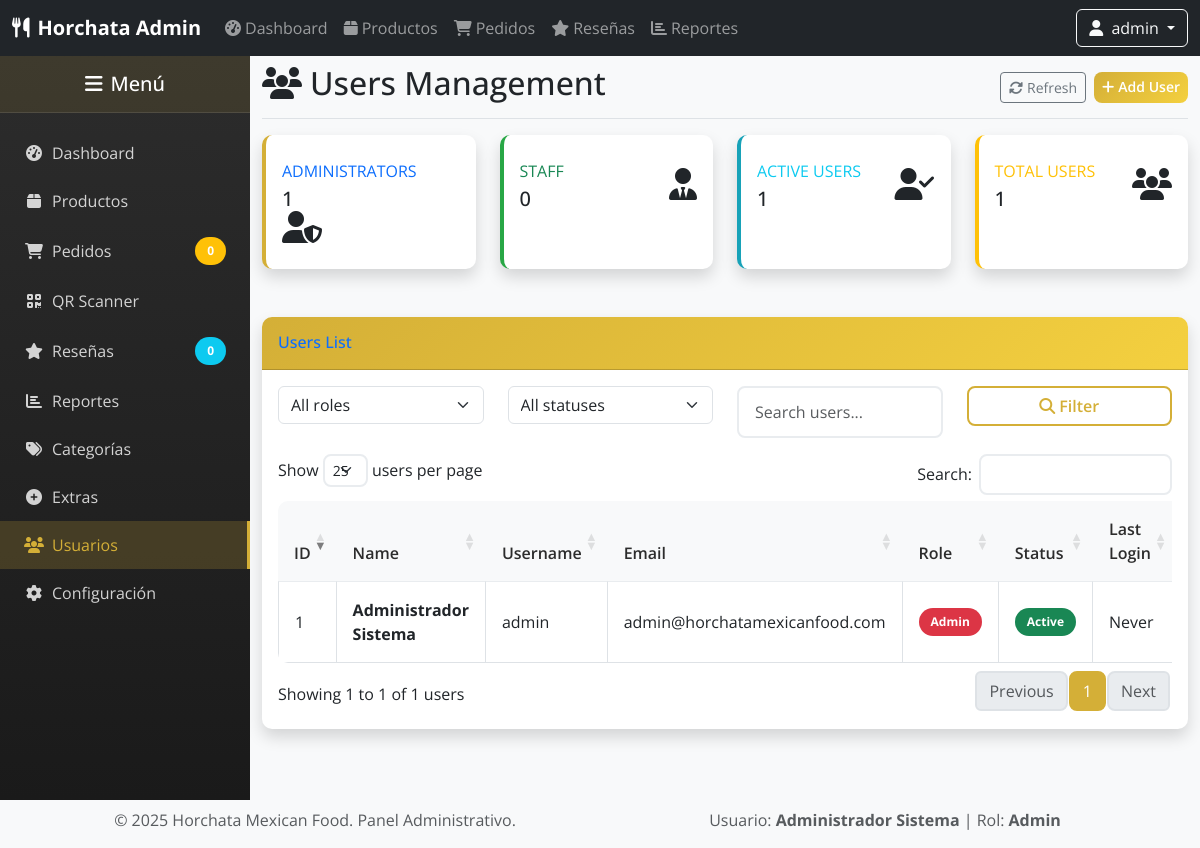
The page /admin/users.php (signed in) on the database its author committed.
### tables this page shows
CREATE TABLE `users` (
  `id` int(11) NOT NULL AUTO_INCREMENT,
  `username` varchar(50) NOT NULL,
  `email` varchar(100) NOT NULL,
  `password` varchar(255) NOT NULL,
  `role` enum('admin','staff') NOT NULL DEFAULT 'staff',
  `first_name` varchar(50) NOT NULL,
  `last_name` varchar(50) NOT NULL,
  `is_active` tinyint(1) NOT NULL DEFAULT 1,
  `last_login` datetime NULL,
  `created_at` timestamp NOT NULL DEFAULT CURRENT_TIMESTAMP,
  `updated_at` timestamp NOT NULL DEFAULT CURRENT_TIMESTAMP ON UPDATE CURRENT_TIMESTAMP,
  PRIMARY KEY (`id`),
  UNIQUE KEY `username` (`username`),
  UNIQUE KEY `email` (`email`)
);

### admin/users.php (the view, shortened to what this page needs)
<?php
require_once '../includes/db_connect.php';
$action = $_GET['action'] ?? 'list';
switch ($action) {
    case 'list':
    default:
        $users = getAllUsers();
        $role_counts = getUserRoleCounts();
        break;
}
include 'includes/admin-header.php';
?>
<div class="container-fluid">
    <div class="d-flex justify-content-between flex-wrap flex-md-nowrap align-items-center pt-3 pb-2 mb-3 border-bottom">
        <h1 class="h2">
            <i class="fas fa-users me-2"></i>Users Management
        </h1>
        <div class="btn-toolbar mb-2 mb-md-0">
            <div class="btn-group me-2">
                <button type="button" class="btn btn-sm btn-outline-secondary" onclick="refreshUsers()">
                    <i class="fas fa-sync-alt me-1"></i>Refresh
                </button>
            </div>
            <div class="btn-group">
                <a href="users.php?action=create" class="btn btn-sm btn-primary">
                    <i class="fas fa-plus me-1"></i>Add User
                </a>
            </div>
        </div>
    </div>
    <?php if ($action === 'list'): ?>
    <div class="row mb-4">
        <div class="col-xl-3 col-md-6 mb-4">
            <div class="card border-left-primary shadow h-100 py-2">
                <div class="card-body">
                    <div class="row no-gutters align-items-center">
                        <div class="col mr-2">
                            <div class="text-xs font-weight-bold text-primary text-uppercase mb-1">
                                Administrators
                            </div>
                            <div class="h5 mb-0 font-weight-bold text-gray-800">
                                <?php echo $role_counts['admin'] ?? 0; ?>
                            </div>
                        </div>
                        <div class="col-auto">
                            <i class="fas fa-user-shield fa-2x text-gray-300"></i>
                        </div>
                    </div>
                </div>
            </div>
        </div>
        <div class="col-xl-3 col-md-6 mb-4">
            <div class="card border-left-success shadow h-100 py-2">
                <div class="card-body">
                    <div class="row no-gutters align-items-center">
                        <div class="col mr-2">
                            <div class="text-xs font-weight-bold text-success text-uppercase mb-1">
                                Staff
                            </div>
                            <div class="h5 mb-0 font-weight-bold text-gray-800">
                                <?php echo $role_counts['staff'] ?? 0; ?>
                            </div>
                        </div>
                        <div class="col-auto">
                            <i class="fas fa-user-tie fa-2x text-gray-300"></i>
                        </div>
                    </div>
                </div>
            </div>
        </div>
        <div class="col-xl-3 col-md-6 mb-4">
            <div class="card border-left-info shadow h-100 py-2">
                <div class="card-body">
                    <div class="row no-gutters align-items-center">
                        <div class="col mr-2">
                            <div class="text-xs font-weight-bold text-info text-uppercase mb-1">
                                Active Users
                            </div>
                            <div class="h5 mb-0 font-weight-bold text-gray-800">
                                <?php echo $role_counts['active'] ?? 0; ?>
                            </div>
                        </div>
                        <div class="col-auto">
                            <i class="fas fa-user-check fa-2x text-gray-300"></i>
                        </div>
                    </div>
                </div>
            </div>
        </div>
        <div class="col-xl-3 col-md-6 mb-4">
            <div class="card border-left-warning shadow h-100 py-2">
                <div class="card-body">
                    <div class="row no-gutters align-items-center">
                        <div class="col mr-2">
                            <div class="text-xs font-weight-bold text-warning text-uppercase mb-1">
                                Total Users
                            </div>
                            <div class="h5 mb-0 font-weight-bold text-gray-800">
                                <?php echo $role_counts['total'] ?? 0; ?>
                            </div>
                        </div>
                        <div class="col-auto">
                            <i class="fas fa-users fa-2x text-gray-300"></i>
                        </div>
                    </div>
                </div>
            </div>
        </div>
    </div>
    <div class="card shadow mb-4">
        <div class="card-header py-3">
            <h6 class="m-0 font-weight-bold text-primary">Users List</h6>
        </div>
        <div class="card-body">
            <div class="row mb-3">
                <div class="col-md-3">
                    <select class="form-select" id="roleFilter">
                        <option value="">All roles</option>
                    </select>
                </div>
                <div class="col-md-3">
                    <select class="form-select" id="statusFilter">
                        <option value="">All statuses</option>
                    </select>
                </div>
                <div class="col-md-3">
                    <input type="text" class="form-control" id="searchInput" placeholder="Search users...">
                </div>
                <div class="col-md-3">
                    <button class="btn btn-outline-primary w-100" onclick="applyFilters()">
                        <i class="fas fa-search me-1"></i>Filter
                    </button>
                </div>
            </div>
            <div class="table-responsive">
                <table class="table table-bordered data-table" id="usersTable" width="100%" cellspacing="0">
                    <thead>
                        <tr>
                            <th>ID</th>
                            <th>Name</th>
                            <th>Username</th>
                            <th>Email</th>
                            <th>Role</th>
                            <th>Status</th>
                            <th>Last Login</th>
                        </tr>
                    </thead>
                    <tbody>
                        <?php foreach ($users as $user): ?>
                        <tr>
                            <td><?php echo $user['id']; ?></td>
                            <td>
                                <strong><?php echo htmlspecialchars($user['first_name'] . ' ' . $user['last_name']); ?></strong>
                            </td>
                            <td><?php echo htmlspecialchars($user['username']); ?></td>
                            <td><?php echo htmlspecialchars($user['email']); ?></td>
                            <td>
                                <span class="badge bg-<?php echo $user['role'] === 'admin' ? 'danger' : 'info'; ?>">
                                    <?php echo ucfirst($user['role']); ?>
                                </span>
                            </td>
                            <td>
                                <span class="badge bg-<?php echo $user['is_active'] ? 'success' : 'danger'; ?>">
                                    <?php echo $user['is_active'] ? 'Active' : 'Inactive'; ?>
                                </span>
                            </td>
                            <td>
                                <?php echo $user['last_login'] ? date('M d, Y g:i A', strtotime($user['last_login'])) : 'Never'; ?>
                            </td>
                        </tr>
                        <?php endforeach; ?>
                    </tbody>
                </table>
            </div>
        </div>
    </div>
    <?php endif; ?>
</div>
<?php
function getAllUsers() {
    global $pdo;
    $sql = "SELECT * FROM users ORDER BY created_at DESC";
    $stmt = $pdo->prepare($sql);
    $stmt->execute();
    return $stmt->fetchAll();
}
function getUserRoleCounts() {
    global $pdo;
    $sql = "SELECT
                SUM(CASE WHEN role = 'admin' THEN 1 ELSE 0 END) as admin,
                SUM(CASE WHEN role = 'staff' THEN 1 ELSE 0 END) as staff,
                SUM(CASE WHEN is_active = 1 THEN 1 ELSE 0 END) as active,
                COUNT(*) as total
            FROM users";
    $stmt = $pdo->prepare($sql);
    $stmt->execute();
    return $stmt->fetch();
}
include 'includes/admin-footer.php';
?>

### assets/css/admin.css (style rules this page uses)
:root { --primary-color: #d4af37; --secondary-color: #8b4513; --accent-color: #ff6b35; --dark-color: #2c2c2c; --light-color: #f8f9fa; --sidebar-width: 250px; --navbar-height: 56px; }
body { font-family: 'Open Sans', sans-serif; background-color: #f8f9fa; margin: 0; padding: 0; }
.card { border: none; border-radius: 10px; box-shadow: 0 2px 10px rgba(0, 0, 0, 0.1); transition: all 0.3s ease; }
.card-header { background: linear-gradient(135deg, var(--primary-color), #f4d03f); color: white; border-radius: 10px 10px 0 0 !important; font-weight: 600; }
.border-left-primary { border-left: 0.25rem solid var(--primary-color) !important; }
.border-left-success { border-left: 0.25rem solid #28a745 !important; }
.border-left-warning { border-left: 0.25rem solid #ffc107 !important; }
.border-left-info { border-left: 0.25rem solid #17a2b8 !important; }
.table { background: white; border-radius: 10px; overflow: hidden; }
.table thead th { background: var(--light-color); border: none; font-weight: 600; color: var(--dark-color); padding: 1rem; }
.table tbody td { padding: 1rem; border-top: 1px solid #e9ecef; vertical-align: middle; }
.btn-primary { background: linear-gradient(135deg, var(--primary-color), #f4d03f); border: none; border-radius: 8px; font-weight: 600; transition: all 0.3s ease; }
.btn-outline-primary { border: 2px solid var(--primary-color); color: var(--primary-color); border-radius: 8px; font-weight: 600; transition: all 0.3s ease; }
.form-control { border: 2px solid #e9ecef; border-radius: 8px; padding: 0.75rem 1rem; transition: all 0.3s ease; }
.badge { font-size: 0.75rem; padding: 0.5rem 0.75rem; border-radius: 20px; }

### rows shown on the page
users: id "1", first_name+last_name "Administrador Sistema", username "admin", email "admin@horchatamexicanfood.com", role "Admin", is_active "Active", shows "Never"

### other values the page prints
$_SESSION['admin_username'] "admin"
$role_counts['admin'] "1"
$role_counts['staff'] "0"
$role_counts['active'] "1"
$role_counts['total'] "1"
$_SESSION['admin_name'] "Administrador Sistema"
$_SESSION['admin_role'] "Admin"
